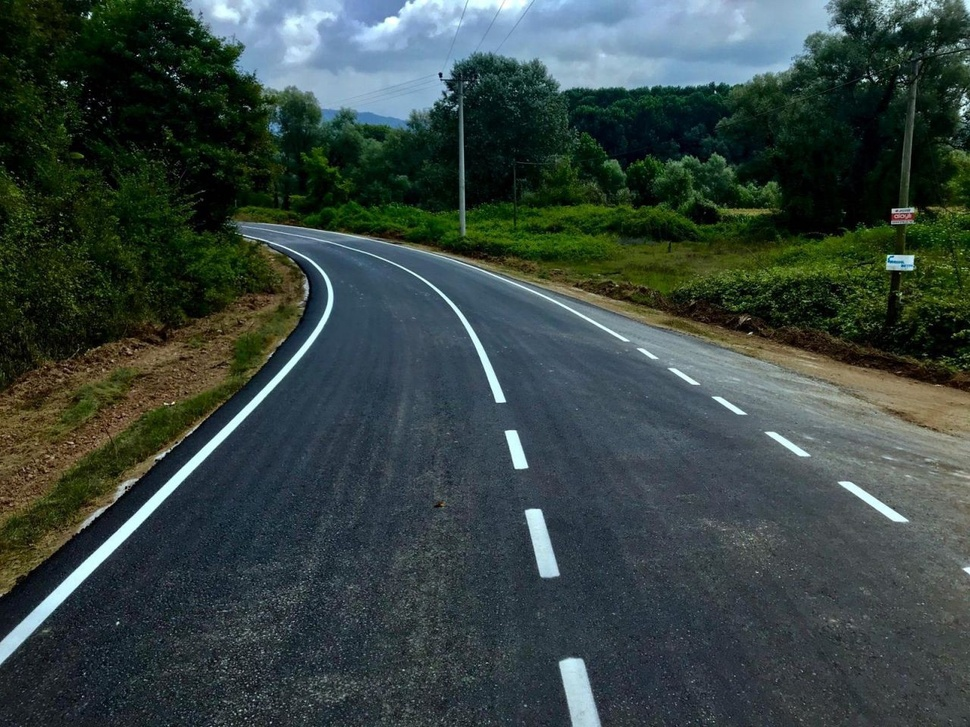
#> input picture yol_serit_takibi-main/medium.jpeg, 970 x 727 px, shrunk from 1280 x 960 before the run
$ python medium.py
#> lines starting #> are read from the running program, lines starting #| are printed output that depends on the picture; after the words box and inside, x2 and y2 are one past the last pixel; in counts of white or black regions, pixels touching at a corner belong together
import cv2
from matplotlib import pyplot as plt
import numpy as np

img = cv2.imread("medium.jpeg")
#> img is the input picture: shape (727, 970, 3); mean B, G, R 65.4, 68.6, 55.1
gray_image = cv2.cvtColor(img, cv2.COLOR_BGR2GRAY)
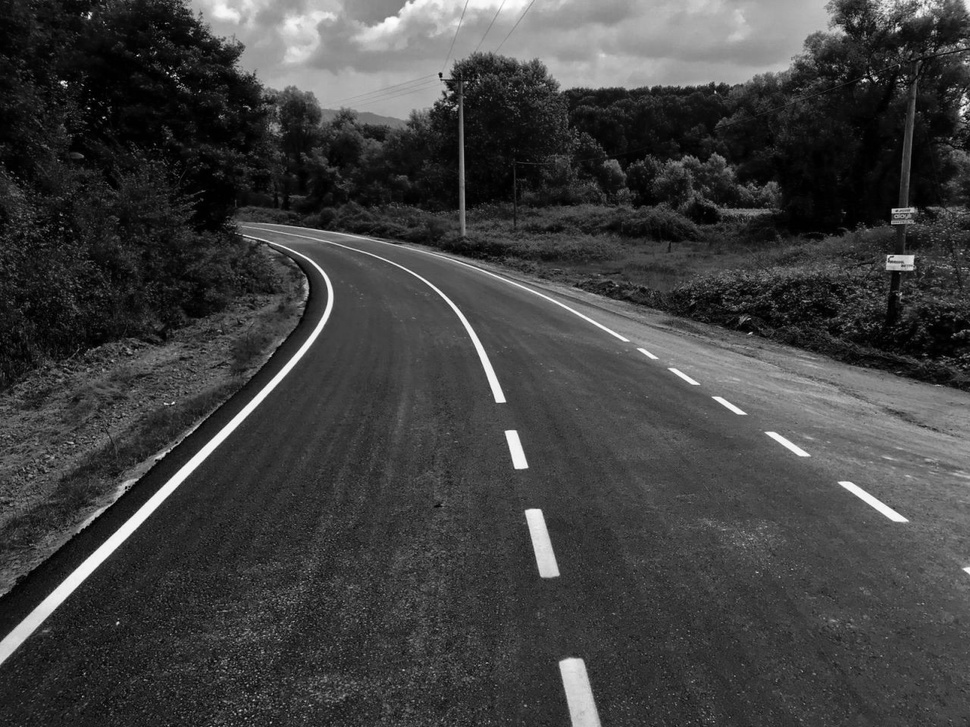
#> gray_image: shape (727, 970); min 0, max 254, mean 64.2
(thresh, output2) = cv2.threshold(gray_image, 200, 255, cv2.THRESH_BINARY)
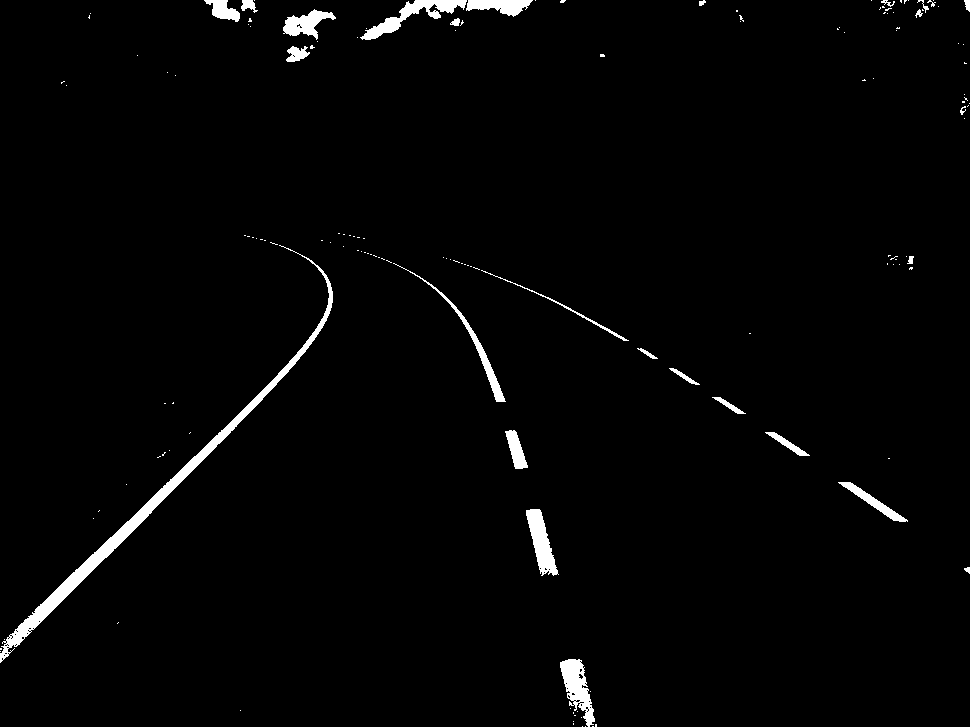
#> output2: shape (727, 970); 2% white; 149 white regions (122 under 20 px), largest, box (x1, y1, x2, y2) and area: (0, 245, 333, 663) 4656, (360, 0, 467, 40) 1208, (560, 659, 595, 727) 1145
output2 = cv2.GaussianBlur(output2, (5, 5), 3)
output2 = cv2.Canny(output2, 180, 255)
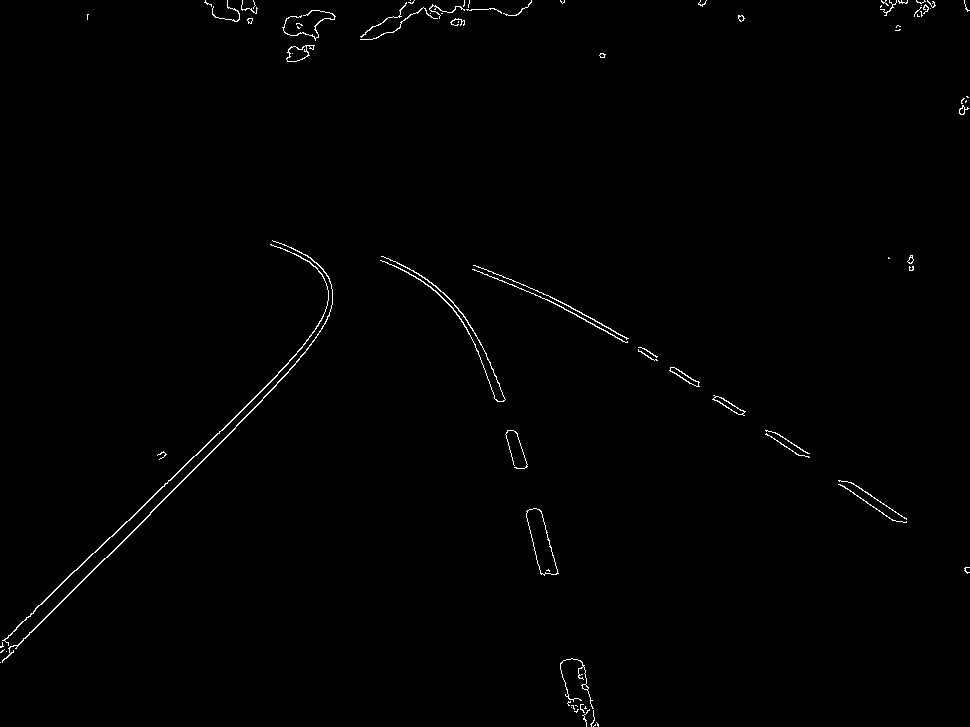
#> output2: shape (727, 970); 0.69% white in thin lines or dots
plt.imshow(output2)
plt.show()
